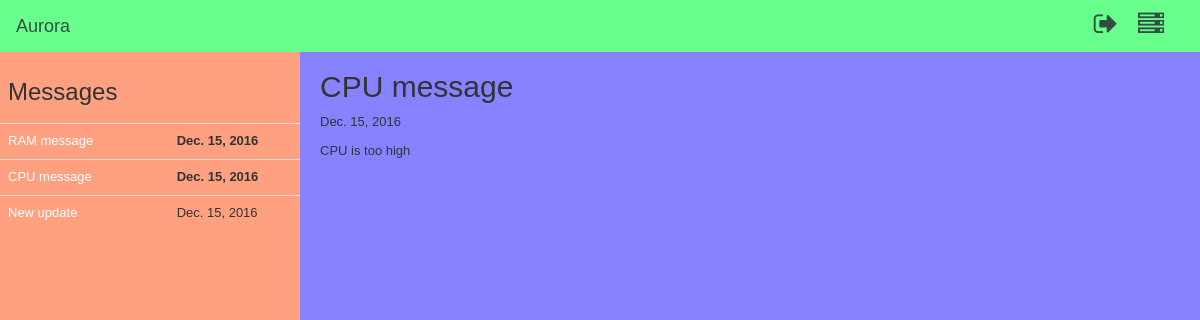
Page /messages/2 (signed in) on the committed database.
### AuroraPlus/models.py (models this page shows)
class Messages(models.Model):
    ID = models.AutoField(primary_key=True)
    User_ID = models.TextField(max_length=10)
    Message_Name = models.TextField(max_length=20)
    Message_Text = models.TextField(max_length=500)
    Date_Received = models.DateField(auto_now=True)
    Message_Read = models.BooleanField(default=0)

### AuroraPlus/views.py (the view)
# urls.py: url(r'^messages/(?P<message_id>\w{0,50000})$', views.messages, name='messages'),
def messages(request, message_id):
    current_user = request.user
    user_id = current_user.id
    all_messages = GetMessages.get_messages(user_id)
    print all_messages
    select_message = GetMessages.select_message(user_id, message_id)
    print select_message
    return render(request, 'messages.html', {'Messages': all_messages, 'selected_message': select_message,
                                             'message_id': message_id})

### bin/ServerMonitoring/messages.py (called while the page is built)
    @staticmethod
    def get_messages(user_id):
        all_messages = Messages.objects.filter(User_ID=user_id).all()
        print all_messages
        for item in all_messages:
            print item.ID, item.Date_Received
        return all_messages

    @staticmethod
    def select_message(user_id, message_id):
        selected_message = Messages.objects.filter(User_ID=user_id, ID=message_id).all()
        print selected_message
        for item in selected_message:
            print item.ID, item.Date_Received
        return selected_message

### templates/messages.html (shortened to what this page needs)
{% load static from staticfiles %}
{% load current_tags %}
<!DOCTYPE html>
<html lang="en">
<head>
    <link rel="stylesheet" type="text/css" href="{% static "bootstrap/css/bootstrap.min.css" %}"/>
    <link rel="stylesheet" type="text/css" href="{% static "fontawesome/css/font-awesome.min.css" %}">
    <link rel="stylesheet" type="text/css" href="{% static "custom/css/navbar.css" %}"/>
    <link rel="stylesheet" type="text/css" href="{% static "custom/css/sidebar.css" %}"/>
    <link rel="stylesheet" type="text/css" href="{% static "custom/css/messages.css" %}"/>
</head>
<body>
{% include 'top.html' %}
<div id="side">
    <table class="table">
        <tr>
            <td>
                <h3>Messages</h3>
            </td>
        </tr>
        {% for message in Messages %}
            {% if message.Message_Read == 0 %}
                <tr class="message unread">
                    <td><a href="/messages/{{ message.ID }}">{{ message.Message_Name }}</a></td>
                    <td><b>{{ message.Date_Received }}</b></td>
                </tr>
            {% elif message.Message_Read == 1 %}
                <tr class="message read">
                    <td><a href="/messages/{{ message.ID }}">{{ message.Message_Name }}</a></td>
                    <td>{{ message.Date_Received }}</td>
                </tr>
            {% endif %}
        {% endfor %}
    </table>
</div>
<div id="content">
    {% if message_id == "0" %}
        <h2 class="message-title">Message</h2>
        <p class="message-text">You can view all messaes about your servers.</p>
    {% else %}
        {% for item in selected_message %}
            <h2 class="message-title">{{ item.Message_Name }}</h2>
            <p class="message-date">{{ item.Date_Received }}</p>
            <p class="message-text">{{ item.Message_Text }}</p>
        {% endfor %}
    {% endif %}
</div>
</body>
</html>

### static/custom/css/messages.css (style rules this page uses)
html { height: 100%; }
body { font-family: arial; font-size: 13px; position: relative; height: 100%; }
#side { position: absolute; top: 50px; left: 0; bottom: 0; width: 300px; background-color: #ffa181; overflow: auto; }
#content { position: absolute; top: 50px; left: 300px; bottom: 0; right: 0; padding-left: 20px; overflow: auto; background-color: #8782ff; }

### templates/messages.html (style rules this page uses)
a { color: white; text-decoration: none; }
td a { display: block; width: 100%; }

### rows in the picture
Messages: Message_Name "RAM message", Date_Received "Dec. 15, 2016"
Messages: Message_Name "CPU message", Date_Received "Dec. 15, 2016", Message_Text "CPU is too high"
Messages: Message_Name "New update", Date_Received "Dec. 15, 2016"
